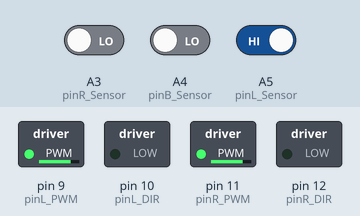
Simulated run of this sketch. Board: Arduino Uno, built with avr-gcc and run on an emulated ATmega328P. Parts: switched loads named in the sketch (green lamp = pin HIGH). Inputs (shaded band) come from the test bench; at power-on: A4 (pinB_Sensor) LOW, A5 (pinL_Sensor) HIGH, A3 (pinR_Sensor) LOW.

Above: at 1.5 s.
1.6 s: A4 (pinB_Sensor) driven HIGH
At 2.2 s:
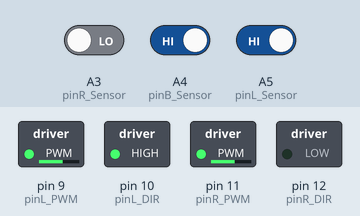
3.2 s: A5 (pinL_Sensor) driven LOW
At 4.4 s:
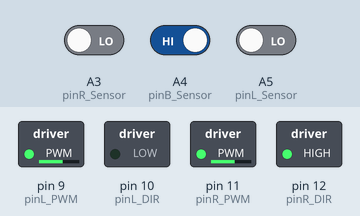
4.7 s: A5 (pinL_Sensor) driven HIGH
At 5.1 s:
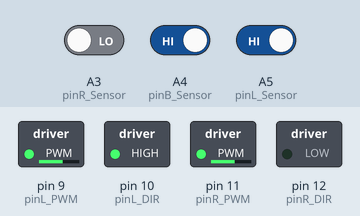
6.3 s: A3 (pinR_Sensor) driven HIGH
At 7.4 s:
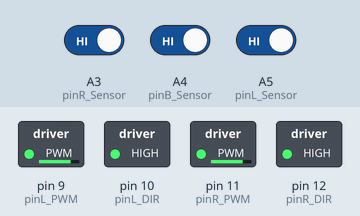
Timing chart, 0 to 8.8 s (numbered marks = the images above; inputs shaded):
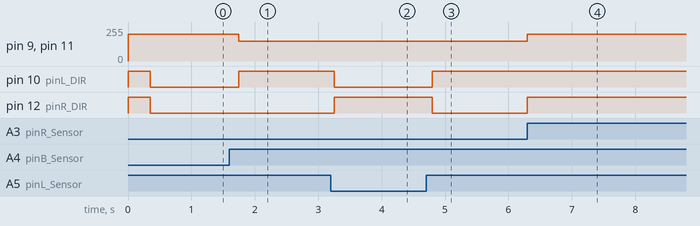

Measured:
- after the input at 1.6 s, pin 9 (pinL_PWM), pin 11 (pinR_PWM): 200/255 → 150/255 after 0.15 s; pin 10 (pinL_DIR): LOW → HIGH after 0.15 s
- after the input at 3.2 s, pin 10 (pinL_DIR): HIGH → LOW after 0.05 s; pin 12 (pinR_DIR): LOW → HIGH after 0.05 s
- after the input at 4.7 s, pin 10 (pinL_DIR): LOW → HIGH after 0.10 s; pin 12 (pinR_DIR): HIGH → LOW after 0.10 s
- after the input at 6.3 s, pin 9 (pinL_PWM), pin 11 (pinR_PWM): 150/255 → 200/255 at once; pin 12 (pinR_DIR): LOW → HIGH at once

The sketch:

test1.ino
```cpp
/*
  ELEC1100 Your Lab#06 & Project Template

  To program the car tracking the white line on a dark mat

  Group No. (number of your project box):
  Group Member 1 (name & SID):
  Group Member 2 (name & SID):

*/

// assign meaningful names to those pins that will be used

const int pinL_Sensor = A5;      //pin A5: left sensor
const int pinB_Sensor = A4;      //pin A4: bumper sensor
const int pinR_Sensor = A3;      //pin A3: right sensor

const int pinL_PWM = 9;          //pin D9: left motor speed
const int pinL_DIR = 10;         //pin D10: left motor direction

const int pinR_PWM = 11;         //pin D11: right motor speed
const int pinR_DIR = 12;         //pin D12: right motor direction

//define variables to be used in script

int bumperSensor = 1;  // not sensing white
int leftSensor = 1;    // not sensing white
int rightSensor = 1;   // not sensing white

int countBumper = 0;   // bumper sensor not triggered yet
int countleftright=0;
int state =0;
// the setup function runs once when you press reset or power the board

void setup ()
{
  // define pins as input and output
  pinMode(pinB_Sensor, INPUT);
  pinMode(pinL_Sensor, INPUT);
  pinMode(pinR_Sensor, INPUT);

  pinMode(pinL_DIR, OUTPUT);
  pinMode(pinR_DIR, OUTPUT);

  pinMode(pinL_PWM, OUTPUT);
  pinMode(pinR_PWM, OUTPUT);

  // initialize output pins
  digitalWrite(pinL_DIR, HIGH);   //forward direction
  digitalWrite(pinR_DIR, HIGH);   //forward direction
  analogWrite(pinL_PWM, 0);       //stop at the start position
  analogWrite(pinR_PWM, 0);       //stop at the start position
}

// the loop function runs over and over again forever

void loop() {

  // Arduino is reading the sensor measurements
  bumperSensor = digitalRead(pinB_Sensor);
  leftSensor = digitalRead(pinL_Sensor);
  rightSensor = digitalRead(pinR_Sensor);

  // car stops at the start position when bumper sensor no trigger
  if ( bumperSensor && countBumper == 0 ) {
    analogWrite(pinL_PWM, 0);
    analogWrite(pinR_PWM, 0);
  }

  // bumper sensor is triggered at the start position for the 1st time
  else if ( !bumperSensor && countBumper == 0) {
    analogWrite(pinL_PWM, 200);
    analogWrite(pinR_PWM, 200);
    countBumper = countBumper + 1;
    countleftright =1;
    delay(350);     //to let the car leave the start position with no miscount
  }

  // car is tracking on the white line
  else if (!leftSensor && !rightSensor && countBumper == 1){
    switch (countleftright) {
        case 1: case 3: case 5: case 7:
        delay(50);
        analogWrite(pinL_PWM, 150);
        analogWrite(pinR_PWM, 150);
        digitalWrite(pinL_DIR, 0);
        digitalWrite(pinR_DIR, 1);
        delay(400);


        countleftright++;
        break;

        case 2: case 4:
        delay(1000);
        analogWrite(pinL_PWM, 150);
        analogWrite(pinR_PWM, 150);
        digitalWrite(pinL_DIR, 0);
        digitalWrite(pinR_DIR, 1);
        delay(150);
        countleftright++;
        break;

        case 6:
        analogWrite(pinL_PWM, 150);
        analogWrite(pinR_PWM, 150);
        digitalWrite(pinL_DIR, 1);
        digitalWrite(pinR_DIR, 0);
        delay(100);


        countleftright++;
        break;
        default:
        analogWrite(pinL_PWM, 150);
        analogWrite(pinR_PWM, 150);
        digitalWrite(pinL_DIR, 0);
        digitalWrite(pinR_DIR, 1);
        countleftright++;
        break;

    }
  }
  else if ( bumperSensor )
  {
    if ( !leftSensor && rightSensor ) {

        analogWrite(pinL_PWM, 150);
        analogWrite(pinR_PWM, 150);
        digitalWrite(pinL_DIR, 0);
        digitalWrite(pinR_DIR, 1);

      }

    if ( leftSensor && !rightSensor ) {

        analogWrite(pinL_PWM, 150);
        analogWrite(pinR_PWM, 150);
        digitalWrite(pinL_DIR, 1);
        digitalWrite(pinR_DIR, 0);

      }

    if ( leftSensor && rightSensor ) {
      state =1;
        analogWrite(pinL_PWM, 200);
        analogWrite(pinR_PWM, 200);
        digitalWrite(pinL_DIR, 1);
        digitalWrite(pinR_DIR, 1);
      }
  }
  else if (!bumperSensor && countBumper){
    analogWrite(pinL_PWM, 200);
    analogWrite(pinR_PWM, 200);
    digitalWrite(pinL_DIR, 0);
    digitalWrite(pinR_DIR, 0);
    delay(350);
    analogWrite(pinL_PWM, 0);
    analogWrite(pinR_PWM, 0);
  }
}
```
